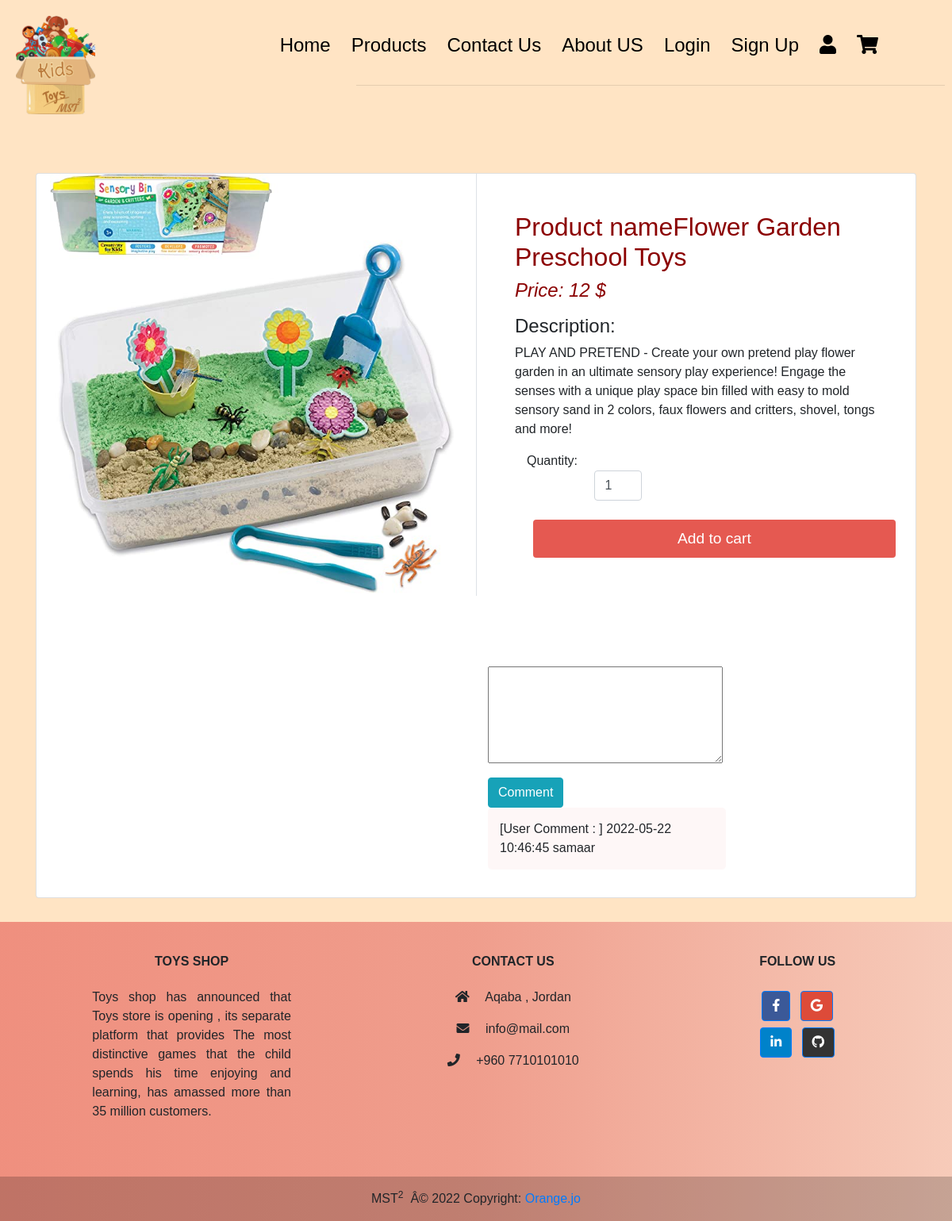
Page /product/singleproduct.php?id=5 on the committed database.
### tables this page shows
CREATE TABLE `products` (
  `product_id` int(255) NOT NULL,
  `product_name` varchar(255) NOT NULL,
  `description` varchar(255) NOT NULL,
  `price` decimal(14,0) NOT NULL,
  `status` int(1) NOT NULL,
  `category_id` int(255) NOT NULL,
  `code` varchar(11) NOT NULL,
  `img` varchar(255) NOT NULL,
  `discount` varchar(70) NOT NULL
);

CREATE TABLE `comment` (
  `cid` int(11) NOT NULL,
  `msg_txt` text NOT NULL,
  `date` datetime NOT NULL
);

### product/singleproduct.php (the view, shortened to what this page needs)
<?php
include_once '../Configration/connection.php';
include_once './function.inc.php';
?>
<!DOCTYPE html>
<html lang="en">
<head>
    <link rel="stylesheet" href="https://stackpath.bootstrapcdn.com/bootstrap/4.5.2/css/bootstrap.min.css">
    <link rel="stylesheet" href="https://use.fontawesome.com/releases/v5.14.0/css/all.css">
     <link rel="stylesheet" href="./product.css">
</head>
<header style="font-family: 'Nunito', sans-serif;
font-family: 'Patrick Hand', cursive;">
<div class="l-header">
    <div class="land-container">
        <div class="navbar">
       <div class="logo"><img src="../img/logo_kids.gif"width="100px"> </div>
       <nav >
<ul style="margin-right: 5%; font-family: 'Nunito', sans-serif;
font-family: 'Patrick Hand', cursive; color:black;">
 <li><a style="color:black;" href="./index.html">Home</a></li>
 <li><a style="color:black;" href="./product/product.php">Products</a></li>
 <li><a style="color:black;" href="./Welcome/ContactUs.html">Contact Us</a></li>
 <li><a style="color:black;" href="./Welcome/AboutUs.html">About US</a></li>
 <li><a style="color:black;" href="./Login/Login.php">Login</a></li>
 <li><a style="color:black;" href="./Regestration/Signup.php">Sign Up</a></li>
 <li><a style="color:black;" href="./User/User.php"><i class="fa fa-user" aria-hidden="true"></i></a></li>
 <li><a style="color:black;" href="./Cart/cart.php"><i class="fas fa-shopping-cart"></i ></i></a></li>
</ul> <hr style="width:70%; margin-left: 31%;">
       </nav>
</header>
 <body>
 <br>
 <section class="section-content padding-y bg">
    <div class="container">
        <div class="card">
            <div class="row no-gutters">
                <?php
                $product_query = "SELECT * FROM `products` WHERE product_id =$_GET[id];";
                $product_result = mysqli_query($conn, $product_query);
                if (mysqli_num_rows($product_result) > 0) {
                    while ($row = mysqli_fetch_assoc($product_result)) {
                ?>
                        <aside class="col-md-6">
                            <form  method="GET">
                                 <div class="img-big-wrap">
                                        <img src="<?php echo $row['img']; ?>" style= "width:92%; height:80%; margin-left:3%;" >
                                    </div>
                        </aside>
                        <main class="col-md-6 border-left">
                            <article style="padding:3rem ;" class="content-body">
                                <h2 class="title" style= "color:darkred">Product name<?php echo $row['product_name']; ?></h2>
                                <div class="mb-3">
                                    <var class="price h4" style= "color:darkred"> Price: <?php echo $row['price']; ?> $</var>
                                </div>
                                <p><h4>Description:</h4> <?php echo $row['description']; ?></p>
                                <div class="col">
                                    <p class="card-text">Quantity:
                                        <input type="number" min="1" max="25" name="quantity" class="form-control" value="1" style="width: 60px;">
                                    </p>
                                </div>
                                <br>
                                <input style="background-color:#e55951 ; height:3rem; font-size:larger;color:white; margin-left:5%;" type="submit" name="add" class="btn btn-block" value="Add to cart">
                            </article>
                <?php  }
                } else {
                    echo "<h3>NO DATA FOUND.</h3>";
                }
                ?>
             </main>
            <br>   <br>   <br>
    <div class="container" style="margin-top:8% ; margin-left:50%; ">
     <?php
    echo "<form  method='POST' action='".setComments($conn)."'>
        <input type='hidden' value='User Comment :'>
        <input type='hidden' name='date' value='".date('Y-m-d H:i:s')."'>
        <textarea name='msg'  cols='30' rows='5'></textarea><br>
        <button class='btn btn-info' style='margin-top:2%;'type='submit' name='CommentSubmit' >Comment</button>
    </form>" ;
    GetComments($conn);
    ?>
    </div>
</div>
        </div></div></section>
<div class="container-fluied">
<footer class="text-center text-lg-start container-fluied "
            style="background: linear-gradient(to right,  #e558519a,#e46a6493, rgba(216, 112, 147, 0.215));" >
      <div class="container p-4 pb-0">
        <section class="">
          <div class="row">
            <div class="col-md-3 col-lg-3 col-xl-3 mx-auto mt-3">
              <h6 class="text-uppercase mb-4 font-weight-bold">
                Toys Shop
              </h6>
              <p style= "text-align: justify; ">
                Toys shop has announced that Toys store is opening , its separate platform that provides The most distinctive games that the child spends his time enjoying and learning, has amassed more than 35 million customers.
              </p>
            </div>
            <div class="col-md-4 col-lg-3 col-xl-3 mx-auto mt-3">
              <h6 class="text-uppercase mb-4 font-weight-bold">Contact Us</h6>
              <p><i class="fas fa-home mr-3"></i> Aqaba , Jordan</p>
              <p><i class="fas fa-envelope mr-3"></i> info@mail.com</p>
              <p><i class="fas fa-phone mr-3"></i> +960 7710101010</p>
            </div>
            <div class="col-md-3 col-lg-2 col-xl-2 mx-auto mt-3">
              <h6 class="text-uppercase mb-4 font-weight-bold">Follow us</h6>
              <a
                 class="btn btn-primary btn-floating m-1"
                 style="background-color: #3b5998"
                 href="#!"
                 role="button"
                 ><i class="fab fa-facebook-f"></i
                ></a>
              <a
                 class="btn btn-primary btn-floating m-1"
                 style="background-color: #dd4b39"
                 href="#!"
                 role="button"
                 ><i class="fab fa-google"></i
                ></a>
                    <br>
              <a
                 class="btn btn-primary btn-floating m-1"
                 style="background-color: #0082ca"
                 href="https://www.linkedin.com/in/tamara-al-shabatat-060452123/?challengeId=AQFBHTafIZQKgAAAAYAhs1i-oKYMHGzoCp7CFeBZxbEnPZafk74JDnX6xmEwh0tDvN3Eq6-LHqiH4WRl2oxvFyTOX64Dyzv3lQ&submissionId=3ffc26ce-3a62-e516-90b4-716d0cbeeb40"
                 role="button" target="_blank"
                 ><i class="fab fa-linkedin-in"></i
                ></a>
              <a
                 class="btn btn-primary btn-floating m-1"
                 style="background-color: #333333"
                 href="https://github.com/majdalbalawneh"
                 role="button" target="_blank"
                 ><i class="fab fa-github"></i
                ></a>
            </div>
          </div>
        </section>
      </div>
      <div
           class="text-center p-3"
           style="background-color: rgba(0, 0, 0, 0.2)"
           >
        MST<sup>2</sup>&nbsp; Â© 2022 Copyright:
        <a  href="https://www.orange.jo/ar/pages/default.aspx" target="_blank">Orange.jo</a>
      </div>
    </footer>
</div>
</body>
</html>

### product/function.inc.php (shortened to what this page needs)
<!DOCTYPE html>
<html lang="en">
<head>
   <link rel="stylesheet" href="comment.css">
</head>
<body>
</body>
</html>
<?php
function GetComments($conn)
{
   $sql1="SELECT * FROM comment";
   $result= mysqli_query($conn,$sql1);
   while ($row = mysqli_fetch_assoc($result)) {
   echo "<div class='commentbox'>";
      echo '[User Comment : ]'." ";
      echo $row['date']." ";
      echo $row['msg_txt']." ";
      echo"</div>";
   }
}
?>

### product/comment.css (style rules this page uses)
.commentbox { width:300px ; padding:15px; margin-bottom: 5px; background-color: rgba(253, 237, 237, 0.425); border-radius: 5px; }

### product/product.css (style rules this page uses)
body { font-weight: 400; }
.navbar { display: flex; align-items: center; padding: 20px; color: #000; }
nav { flex:1; text-align: right; font-size: 1.5rem; }
nav ul { display:inline-block; list-style-type: none; }
nav ul li { display: inline-block; margin-right: 20px; }
input { border-radius:8px; border: 2px solid royalblue; width:50%; font-size: large;padding: 5px; }
input, .reg-lbl, .reg-span, .link { margin-left:20%; }
* { padding: 0; margin: 0; box-sizing: border-box; font-family: 'Montserrat', sans-serif; }
body { background-color: bisque; }
.container { margin: 30px auto; }
.title { color: #e55951; text-decoration: none; }

### rows in the picture
products: img (picture), product_name "Flower Garden Preschool Toys", price "12", description "PLAY AND PRETEND - Create your own pretend play flower garden in an ultimate sensory play experience! Engage the senses with a unique play space bin filled with easy to mold sensory sand in 2 colors, faux flowers and critters, shovel, tongs and more!"
comment: date "2022-05-22 10:46:45", msg_txt "samaar"
